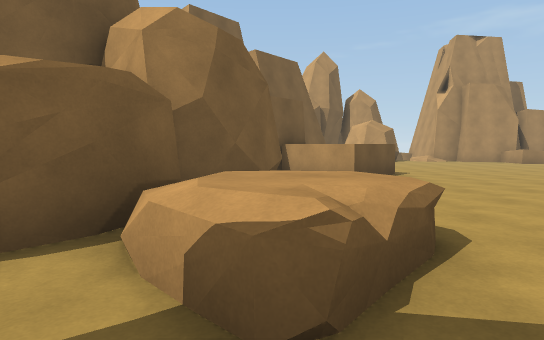
[1] (above)

22 first-person views from a walk through a Unity game level. The camera is 1.4 m above the floor, tilts 4° down and sees 75° across. The floor is counted in squares, 2 m on a side. Each view is taken from the middle of a square. On the plan, view 1 faces up. The plan holds only what a view shows up to about 11 squares ahead; the rest is blank. The place goes on beyond the plan.

[2]
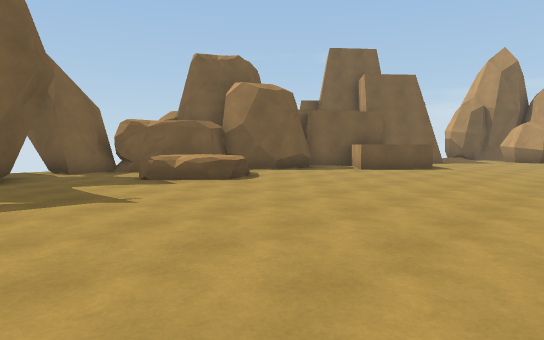

[3]
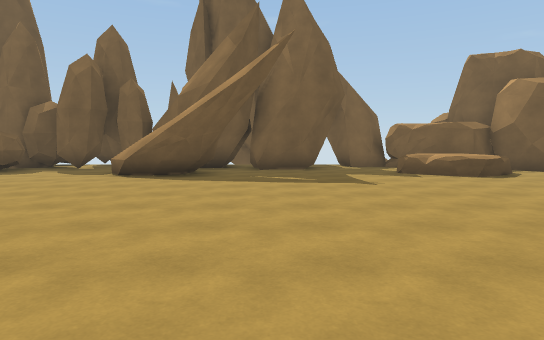

[4]
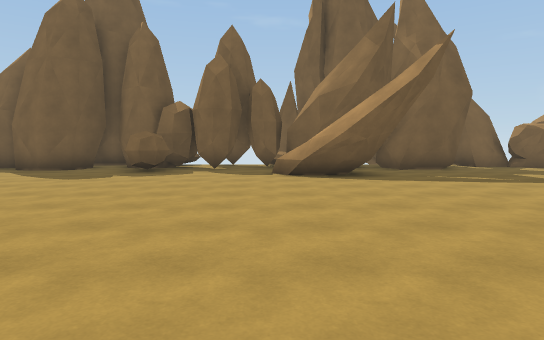

[5]
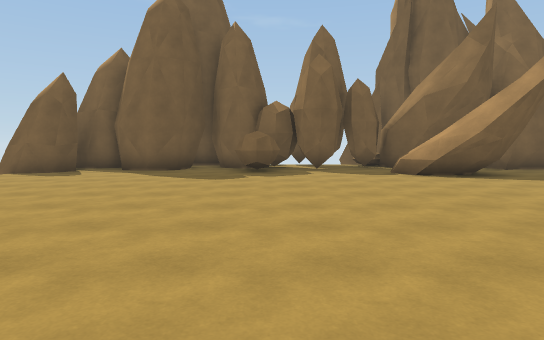

[6]
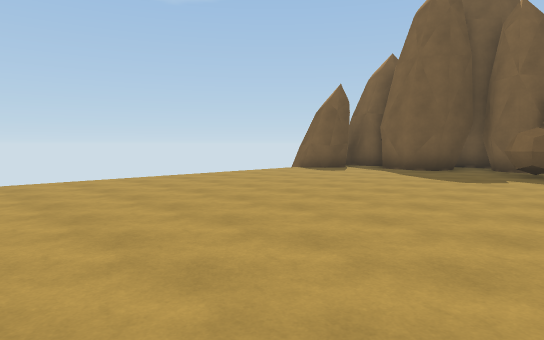

[7]
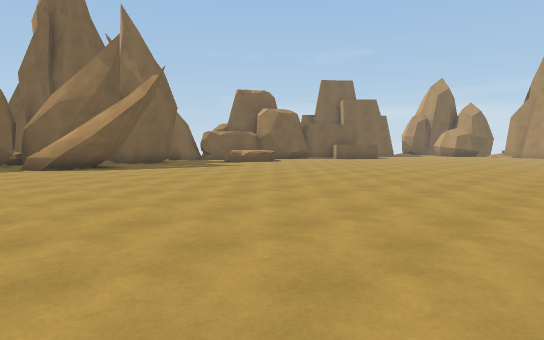

[8]
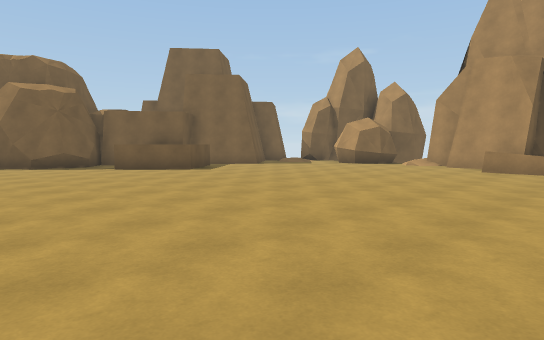

[9]
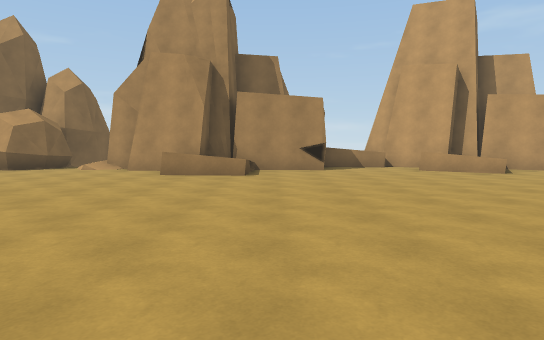

[10]
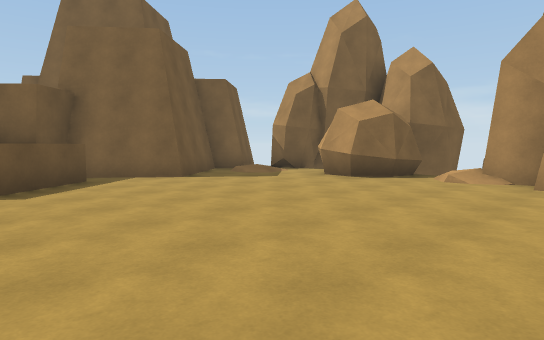

[11]
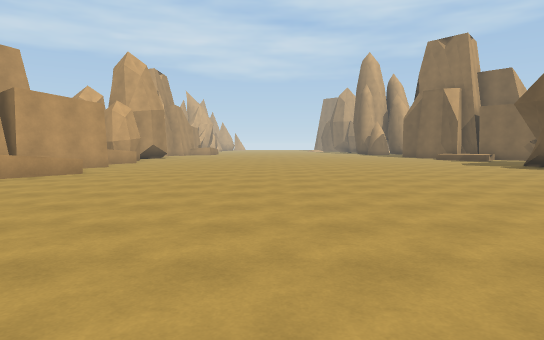

[12]
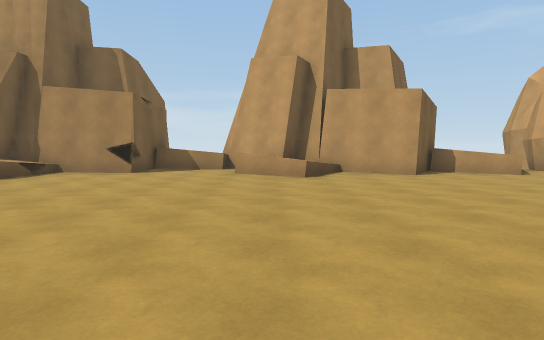

[13]
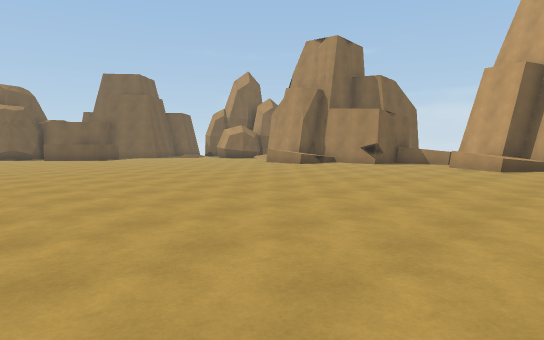

[14]
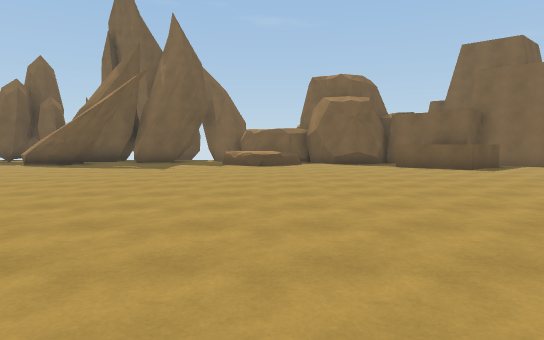

[15]
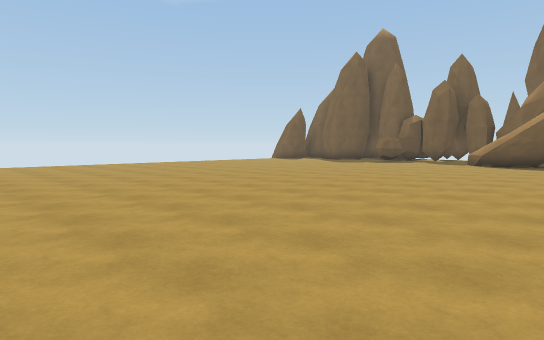

[16]
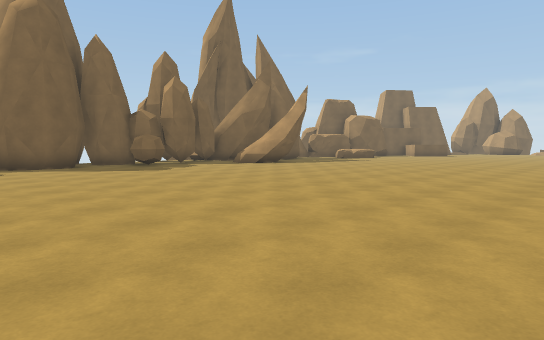

[17]
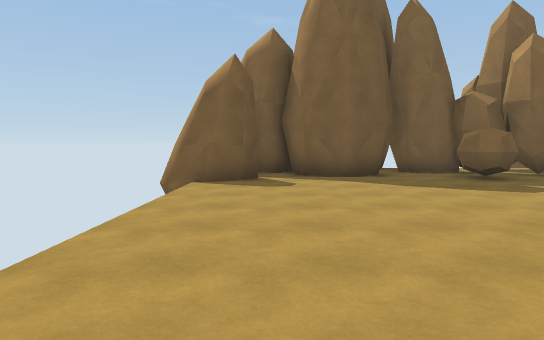

[18]
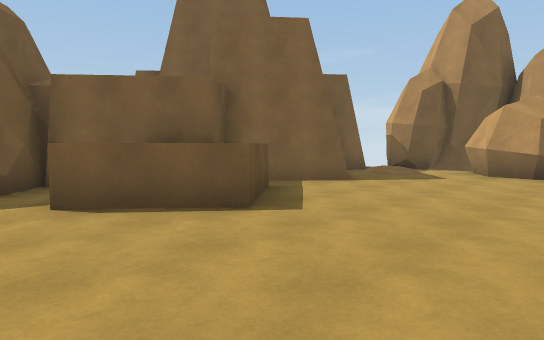

[19]
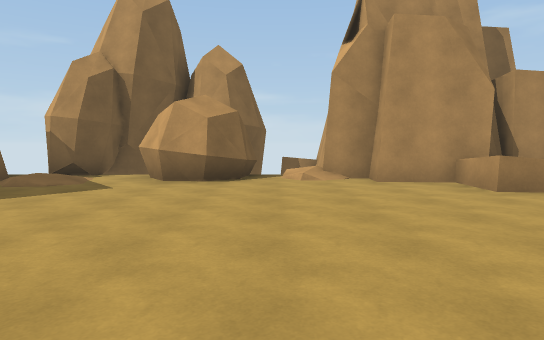

[20]
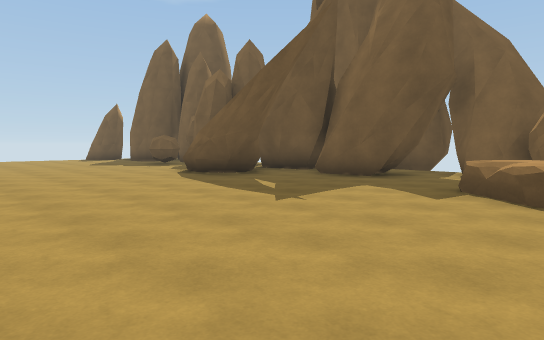

[21]
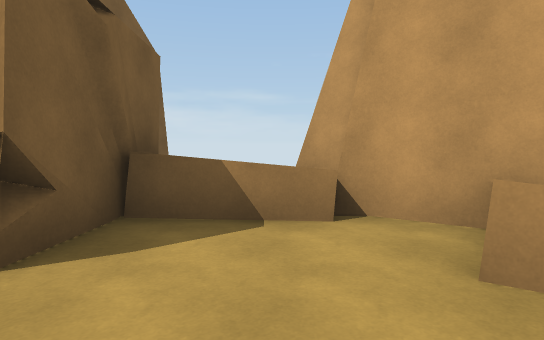

[22]
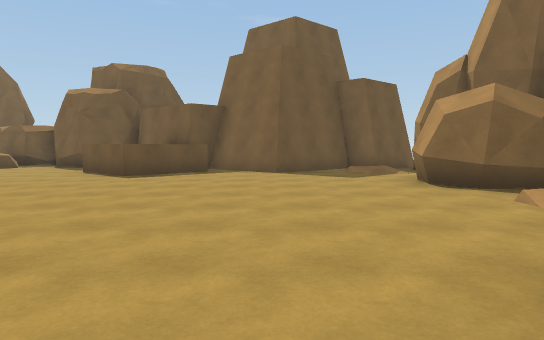

### Floor plan
Key: @ floor where view 1 was taken; # wall or solid block; x gap in a wall; . floor; / step, stairs or slope; = window, fence, low wall or low ledge; ^ raised ledge.
Columns run from 4 left of view 1 to 20 right of it. Each row starts with its distance up from view 1.
 18                   ^^#
 17      #######     #^^###
 16     ##..##.#######=..####
 15     #//.##.#######..=///#
 14     #./......=#=...../=..
 13     ##...................
 12      ##..................
 11     ##...................
 10     #^^..................
  9     #^^^.................
  8    #.^^..................
  7    #..#..................
  6    ##....................
  5   ##.....................
  4   ##^....................
  3   ##^^............  .....
  2  ##.^^...........     ...
  1  #..............       /.
  0 x...@...........        #
 -1 #.##............
 -2 # ##...............
 -3   #................
 -4   ####.............
 -5   ####.............
 -6    #^..............
 -7    #..............
 -8   ##..............
 -9   ##..............
-10  ###..............
-11  #................
-12  ###..............
-13   ##.............
-14   #..............
-15   ###...........
-16    ##

Where each view was taken, in squares from view 1:
view 1: 0 up, 0 right, facing up
view 2: 2 down, 7 right, facing up-left
view 3: 2 down, 9 right, facing left
view 4: 6 down, 9 right, facing left
view 5: 9 down, 9 right, facing left
view 6: 8 down, 9 right, facing down-left
view 7: 8 down, 12 right, facing up-left
view 8: 3 up, 12 right, facing up-left
view 9: 5 up, 12 right, facing up
view 10: 8 up, 9 right, facing up-left
view 11: 9 up, 9 right, facing right
view 12: 6 up, 17 right, facing up
view 13: 3 up, 20 right, facing up-left
view 14: 3 up, 13 right, facing left
view 15: 2 down, 14 right, facing down-left
view 16: 15 down, 11 right, facing up-left
view 17: 14 down, 7 right, facing left
view 18: 6 up, 6 right, facing up-left
view 19: 8 up, 6 right, facing up
view 20: 3 up, 6 right, facing down-left
view 21: 13 up, 15 right, facing up
view 22: 12 up, 11 right, facing left
